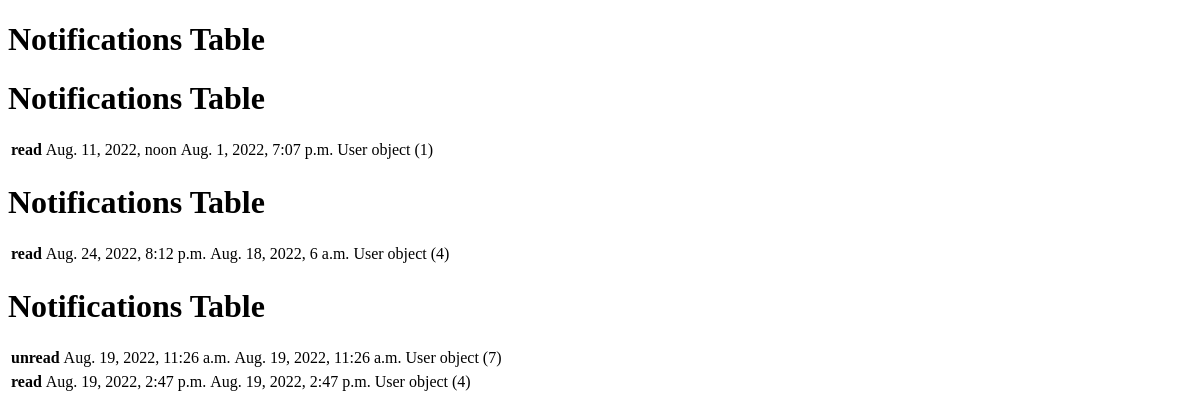
Page /notifications/ on the earlier database version.
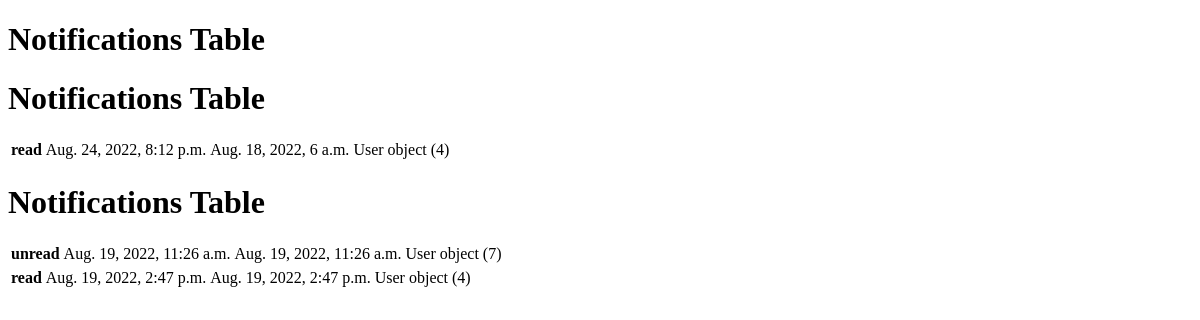
Same page on the later database version.
### wallet/models.py (models this page shows)
class Notifications(models.Model):
    notification_Id=models.CharField(max_length=25,null=True)
    STATUS_CHOICES = (
        ('read', 'Read'),
        ('unread', 'Unread'))
    status=models.CharField(max_length=12, choices=STATUS_CHOICES,null=True)
    date=models.DateTimeField(default=timezone.now)
    time = models.DateTimeField(default=timezone.now)
    recipient=models.ForeignKey('User', on_delete=models.CASCADE, related_name ='Notifications_recipient')

class User(models.Model):
    firstName = models.CharField(max_length = 20, unique=True)
    lastName = models.CharField(max_length = 20, unique=True)
    address = models.TextField(max_length = 20, unique=True)
    phoneNumber = models.TextField(max_length = 15, unique=True)
    password = models.CharField(max_length = 64, blank=True, null=True)
    email = models.EmailField(max_length = 30, unique=True)
    gender = models.CharField(max_length = 20, blank=True, null=True)
    sex = (('F','Female'),
       ('M','Male'))
    age = models.PositiveSmallIntegerField(null = True, blank=True, default=None)
    country = models.CharField(max_length = 255, null=True, blank=True, default=None)
    regDate = models.DateField(null=True, blank=True, default=None)
    image = models.ImageField(upload_to='profile_pictures/',null=True)

### wallet/views.py (the view)
# urls.py: path("notifications/", listNotification, name = "notification_list"),
def listNotification (request):
    notifications = Notifications.objects.all()
    return render(request, 'wallet/listNotifications.html', {'notifications': notifications})

### wallet/templates/wallet/listNotifications.html (shortened to what this page needs)
<!DOCTYPE html>
<html lang="en">
<head>
</head>
<body>
    {% for notification in notifications %}
    <h1>Notifications Table</h1>
    <table>
        <th>{{notification.status}}</th>
        <td>{{notification.date}}</td>
        <td>{{notification.time}}</td>
        <td>{{notification.recipient}}</td>
        {% endfor %}
    </table>
</body>
</html>

Differences in the rows shown:
removed Notifications: status "read", date "Aug. 11, 2022, noon", time "Aug. 1, 2022, 7:07 p.m.", recipient "User object (1)"
